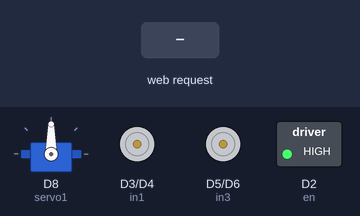
Recording of a program running on a simulated ESP8266 (NodeMCU). Shown: servo, motor-driver pin pairs drawn as motors (green arrow = first pin HIGH = forward, orange = second pin HIGH = backward, longer = more drive), switched loads named in the program (green lamp = pin HIGH). The test bench sets the inputs (shaded band). WiFi joins after 1.5 s; servers stay silent unless stated; what the program prints to the serial monitor is not drawn.

Above: at 2.7 s.
2.8 s: HTTP request GET /for received
At 3.9 s:
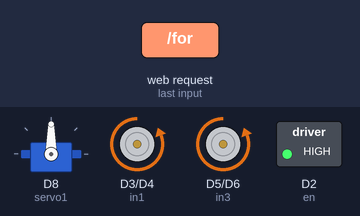
4.3 s: HTTP request GET /back received
At 5.0 s:
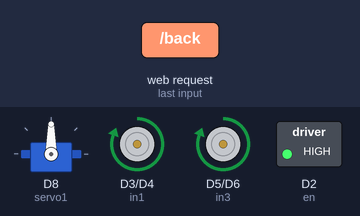
5.8 s: HTTP request GET /left received
At 6.2 s:
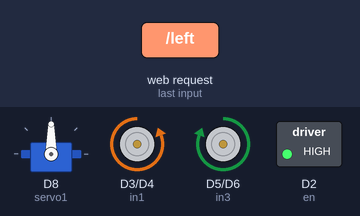
7.3 s: HTTP request GET /right received
At 8.5 s:
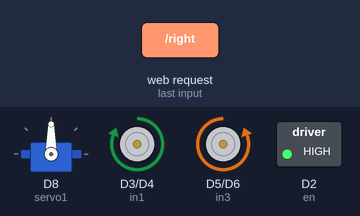
8.8 s: HTTP request GET /stop received
At 9.7 s:
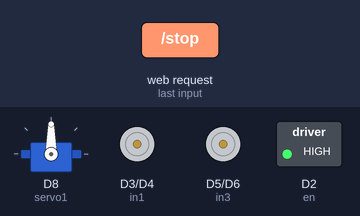
10.3 s: HTTP request GET /for?value=1 received
At 10.8 s:
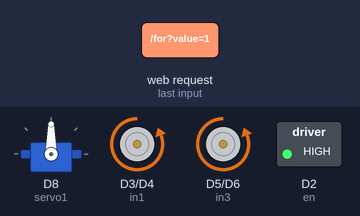
Timing chart, 0 to 12.8 s (numbered marks = the images above; inputs shaded):
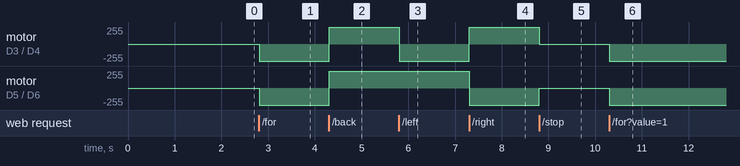

Measured:
- after the input at 2.8 s, motor on D3 (in1) / D4 (in2), motor on D5 (in3) / D6 (in4): stopped → backward 255/255 at once
- after the input at 4.3 s, motor on D3 (in1) / D4 (in2), motor on D5 (in3) / D6 (in4): backward 255/255 → forward 255/255 at once
- after the input at 5.8 s, motor on D3 (in1) / D4 (in2): forward 255/255 → backward 255/255 at once
- after the input at 7.3 s, motor on D3 (in1) / D4 (in2): backward 255/255 → forward 255/255 at once; motor on D5 (in3) / D6 (in4): forward 255/255 → backward 255/255 at once
- after the input at 8.8 s, motor on D3 (in1) / D4 (in2): forward 255/255 → stopped at once; motor on D5 (in3) / D6 (in4): backward 255/255 → stopped at once
- after the input at 10.3 s, motor on D3 (in1) / D4 (in2), motor on D5 (in3) / D6 (in4): stopped → backward 255/255 at once

The program:

main.cpp
```cpp
#include "Arduino.h"
#include "config.h"
#include "Servo.h"
#include "ESPAsyncTCP.h"
#include "ESPAsyncWebServer.h"
#include "ESP8266WiFi.h"
#include "ESP8266mDNS.h"

const char *ssid = "";
const char *password = "";


Servo servo1;

AsyncWebServer server(80);


class Robot{
  private:
  long time,distance;

  public:

  int get_distance(){
    digitalWrite(trigPin, LOW);
  delayMicroseconds(2);
  digitalWrite(trigPin, HIGH);
  delayMicroseconds(10);
  digitalWrite(trigPin, LOW);

  time = pulseIn(echoPin, HIGH);
  distance = time/58;
  return distance;
  }

  void forward(){
digitalWrite(in1, LOW);
digitalWrite(in2, HIGH);
digitalWrite(in3, LOW);
digitalWrite(in4, HIGH);
}

void backward(){
  digitalWrite(in1, HIGH);
digitalWrite(in2, LOW);
digitalWrite(in3, HIGH);
digitalWrite(in4, LOW);
}

void stop(){
  digitalWrite(in1, LOW);
digitalWrite(in2, LOW);
digitalWrite(in3, LOW);
digitalWrite(in4, LOW);
}

void right(){
  digitalWrite(in1, HIGH);
digitalWrite(in2, LOW);
digitalWrite(in3, LOW);
digitalWrite(in4, HIGH);
}

void left(){
  digitalWrite(in1, LOW);
digitalWrite(in2, HIGH);
digitalWrite(in3, HIGH);
digitalWrite(in4, LOW);
}
};

Robot New_robot;

const char index_html[] PROGMEM = R"rawliteral(
<!DOCTYPE html>
<html lang="pl">
<head>
    <meta charset="UTF-8">
    <meta http-equiv="X-UA-Compatible" content="IE=edge">
    <meta name="viewport" content="width=device-width, initial-scale=1.0">
    <title>ZSTU ROBOT</title>
    <link rel="shortcut icon" href="https://cdn.icon-icons.com/icons2/1648/PNG/512/10103robotface_109992.png" type="image/x-icon">
</head>
<style>
    @import url('https://fonts.googleapis.com/css2?family=Play&family=Roboto+Condensed:wght@300&display=swap');
    </style>
<style>
    body,html{
        margin: 0;
        padding: 0;
        width: 100%;
        height: 100%;
        background-image: radial-gradient(circle, #33bb7f, #47c971, #63d65e, #84e143, #a8eb12);
    }

    .main{
        display: flex;
    }

    .left{
        width: 50%;
        height: 100vh;
        border-right: 1px solid white;
        display: flex;
        justify-content: center;
        align-items: center;
    }
    .right{
        width: 50%;
        height: 100vh;
        display: flex;
        justify-content: center;
        align-items: center;
    }

    .right > iframe{
        width: 90%;
        height: 60%;
        border-radius: 20px;
    }

    .logo{
        position: absolute;
        width: 70px;
        right: 10px;
        top: 10px;
    }

    .ind{
        width: 300px;
        height: 300px;
        border: 1px solid white;
        border-radius: 20px;
        margin: 20px;
        display: flex;
        align-items: center;
        justify-content: center;
    }

    .distance{
        height: 100px;
    }

    .ind > p{
        font-size: 30px;
        color: white;
        font-family: 'Play', sans-serif;
        font-family: 'Play', sans-serif;
        font-family: 'Roboto Condensed', sans-serif;
    }

    .ind > img{
        width: 60px;
    }

    .for{
        transform: rotate(-90deg);
        position: relative;
        top: -100px;
        left: 90px;
    }

    .back{
        transform: rotate(90deg);
        position: relative;
        top: 100px;
        left: 30px;
    }

    .le{
        transform: rotate(180deg);
        position: relative;
        left: -120px;
    }

</style>
<body>
    <img src="http://zstu.edu.pl/wp-content/uploads/2022/04/rsz_logo-tarcza.png" alt="ZSTU Logo" class="logo">
    <div class="main">
        <div class="left">
            <div class="indicators">
            <div class="ind distance">
                <img src="https://cdn-icons-png.flaticon.com/512/3789/3789467.png" alt="distance">
                <p id="distance">0.00 cm</p>
            </div>
            <div class="ind">
                <img class="for" src="https://cdn-icons-png.flaticon.com/512/660/660276.png" alt="indicator">
                <img class="back" src="https://cdn-icons-png.flaticon.com/512/660/660276.png" alt="indicator">
                <img class="le" src="https://cdn-icons-png.flaticon.com/512/660/660276.png" alt="indicator">
                <img class="ri" src="https://cdn-icons-png.flaticon.com/512/660/660276.png" alt="indicator">
            </div>
            </div>
        </div>
        <div class="right">
            <iframe src="https://www.google.com" frameborder="0"></iframe>
        </div>
    </div>

    <script>

        const distance = document.querySelector('#distance');
        const forward = document.querySelector('.for');
        const backward = document.querySelector('.back');
        const left = document.querySelector('.le');
        const right = document.querySelector('.ri');


        setInterval(()=>{
        const req = async () =>{
            try{
            let req = await fetch('/distance',{
                method: "GET"
            });
            let res = await req.text();
            return res;
        }catch(e){
            console.log(e);
        }
        }

        req().then((res)=>{
            console.log(res);
            distance.innerHTML = res + " cm";
        })
    },100);

    window.addEventListener("gamepadconnected",()=>{
        setInterval(()=>{
        const gamepad = navigator.getGamepads()[0];
        let direction_left_right = Math.floor(gamepad.axes[0]*255)
        let direction_for_back = Math.floor(gamepad.axes[1]*255)
        let camera = Math.floor(gamepad.axes[2]*90)

        fetch('/camera?value='+camera)

        if(direction_left_right < -100){
            fetch('/left');
            left.style.visibility = 'visible';
        }else if(direction_left_right > 100){
            fetch('/right');
            right.style.visibility = 'visible';
        }else if(direction_for_back < -100){
            fetch('/for');
            forward.style.visibility = 'visible';
        }else if(direction_for_back > 100){
            fetch('/back');
            backward.style.visibility = 'visible';
        }else{
            fetch('/stop');
            forward.style.visibility = 'hidden';
            backward.style.visibility = 'hidden';
            left.style.visibility = 'hidden';
            right.style.visibility = 'hidden';

        }
        },100)
    })


    </script>
</body>
</html>
)rawliteral";

void notFound(AsyncWebServerRequest *request) {
  request->send(404, "text/plain", "Not found");
}

void setup() {
  Serial.begin(9600);
  pinMode(trigPin, OUTPUT);
  pinMode(echoPin, INPUT);
  servo1.attach(D8);
  servo1.write(90);

  pinMode(en, OUTPUT);
  pinMode(in1, OUTPUT);
  pinMode(in2, OUTPUT);
  pinMode(in3, OUTPUT);
  pinMode(in4, OUTPUT);

  digitalWrite(en, 100);

  WiFi.mode(WIFI_STA);
  WiFi.begin(ssid, password);
  if (WiFi.waitForConnectResult() != WL_CONNECTED) {
    Serial.println("Connecting...");
    return;
  }
  Serial.println();
  Serial.print("IP Address: ");
  Serial.println(WiFi.localIP());

  if (!MDNS.begin("robot")) {
    Serial.println("Error setting up MDNS responder!");
  }

  server.on("/", HTTP_GET, [](AsyncWebServerRequest *request){
    request->send_P(200, "text/html", index_html);
  });

  server.on("/distance", HTTP_GET, [](AsyncWebServerRequest *request){
    request->send(200, "text/plain", String(New_robot.get_distance()));
  });

  server.on("/for", HTTP_GET, [](AsyncWebServerRequest *request){
    New_robot.forward();
    request->send(200);
  });

  server.on("/back", HTTP_GET, [](AsyncWebServerRequest *request){
    New_robot.backward();
    request->send(200);
  });

  server.on("/left", HTTP_GET, [](AsyncWebServerRequest *request){
    New_robot.left();
    request->send(200);
  });

  server.on("/right", HTTP_GET, [](AsyncWebServerRequest *request){
    New_robot.right();
    request->send(200);
  });

  server.on("/stop", HTTP_GET, [](AsyncWebServerRequest *request){
    New_robot.stop();
    request->send(200);
  });

  server.on("/camera", HTTP_GET, [](AsyncWebServerRequest *request){
    String camera_value;
    if(request->hasParam("value")){
        camera_value = request->getParam("value")->value();

        servo1.write(90-camera_value.toInt());
    }
    request->send(200);
  });


  server.onNotFound(notFound);
  server.begin();
}

void loop() {
}
```

config.h
```cpp
#define trigPin D0
#define echoPin D1
#define en D2
#define in1 D3
#define in2 D4
#define in3 D5
#define in4 D6
```
